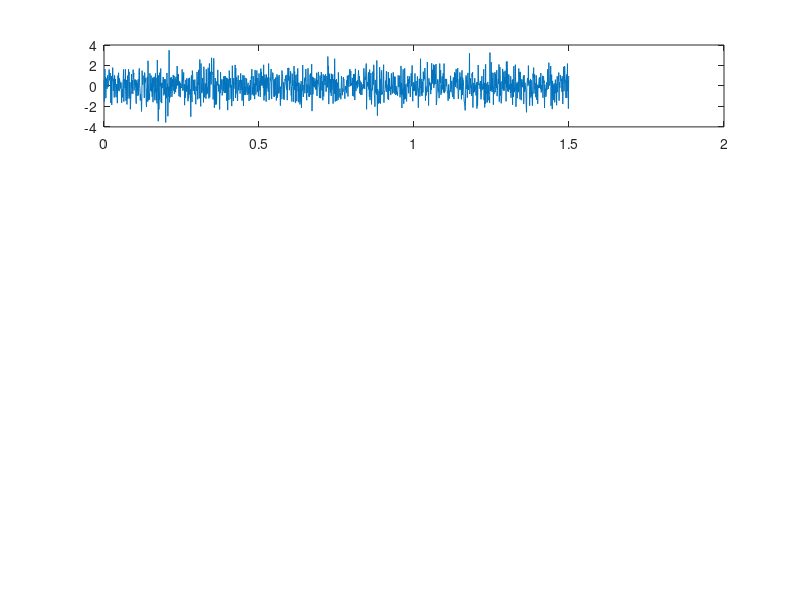
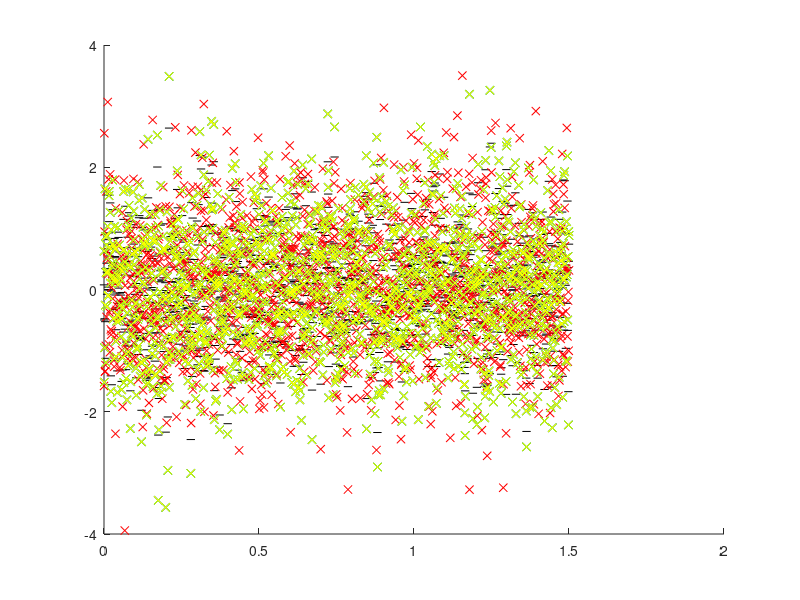
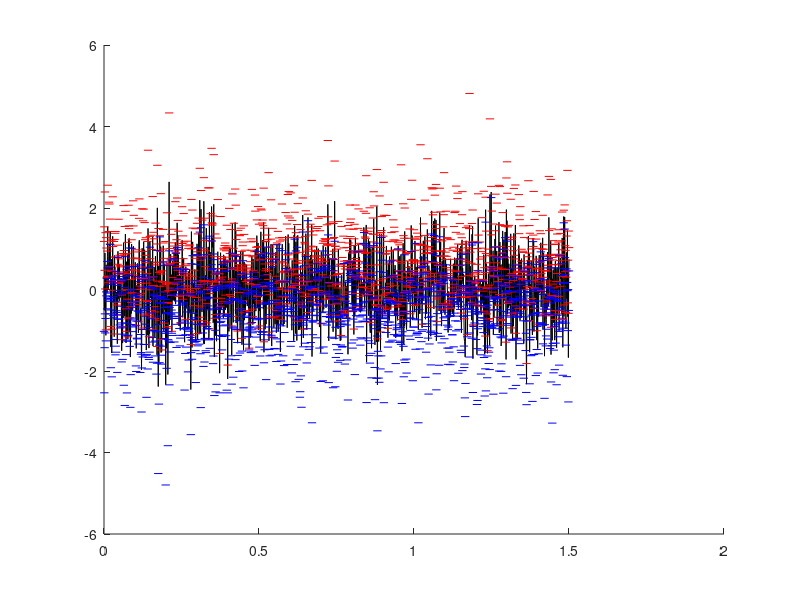

Write MATLAB code to recreate these figures, in order. (Note: this script raises an error after producing the figures.)
%% 1 

TMinutes=15
T=TMinutes*60

Fs=1000
delta_t=1/Fs

N=Fs*T





% a

ST=0:delta_t:T;
ST=ST(1:length(ST)-1)';
largo=length(ST);
SD=randn(1,N)';



% b, c, d


ind_start=largo*0.2

STEvents=([ind_start ind_start+(Fs*60) ind_start+(Fs*60*2) ind_start+(Fs*60*3)])'
STSeg1=[ST(STEvents(1):STEvents(1)+(Fs*1.5)) SD(STEvents(1):STEvents(1)+(Fs*1.5))]
STSeg1_1=[STSeg1(:,1)-STSeg1(1,1) STSeg1(:,2)]

STEvents=([ind_start ind_start+(Fs*60) ind_start+(Fs*60*2) ind_start+(Fs*60*3)])'
STSeg2=[ST(STEvents(2):STEvents(2)+(Fs*1.5)) SD(STEvents(2):STEvents(2)+(Fs*1.5))]
STSeg2_1=[STSeg2(:,1)-STSeg2(1,1) STSeg2(:,2)]

STEvents=([ind_start ind_start+(Fs*60) ind_start+(Fs*60*2) ind_start+(Fs*60*3)])'
STSeg3=[ST(STEvents(2):STEvents(2)+(Fs*1.5)) SD(STEvents(2):STEvents(2)+(Fs*1.5))]
STSeg3_1=[STSeg3(:,1)-STSeg3(1,1) STSeg3(:,2)]

STEvents=([ind_start ind_start+(Fs*60) ind_start+(Fs*60*2) ind_start+(Fs*60*3)])'
STSeg4=[ST(STEvents(2):STEvents(2)+(Fs*1.5)) SD(STEvents(2):STEvents(2)+(Fs*1.5))]
STSeg4_1=[STSeg4(:,1)-STSeg4(1,1) STSeg4(:,2)]

% c 


figure;
hold on
subplot(4,1,1)
plot(STSeg1_1(:,1),STSeg1_1(:,2))
plot(STSeg2_1(:,1),STSeg2_1(:,2))
plot(STSeg3_1(:,1),STSeg3_1(:,2))
plot(STSeg4_1(:,1),STSeg4_1(:,2))




% e

a=transpose(STSeg1_1(:,2))
b=transpose(STSeg2_1(:,2))
c=transpose(STSeg3_1(:,2))
d=transpose(STSeg4_1(:,2))

STTemp=[a 
        b
        c
        d]
% f
STmedia=mean(STTemp)

% g
STsd=std(STTemp)


% h

figure;
hold on
plot(STSeg1_1(:,1),STmedia,'_k')
plot(STSeg1_1(:,1),STSeg1_1(:,2),'xr')
plot(STSeg1_1(:,1),STSeg2_1(:,2),'xb')
plot(STSeg1_1(:,1),STSeg3_1(:,2),'xg')
plot(STSeg1_1(:,1),STSeg4_1(:,2),'xy')

% i


figure;
hold on
plot(STSeg1_1(:,1),STmedia,'k')
plot(STSeg1_1(:,1),STmedia+STsd,'_r')
plot(STSeg1_1(:,1),STmedia-STsd,'_b')


%% 2

clear all;
load('Example_LFP_Data.mat')


% a

T_p2=length(lfp_raw)/1000
delta_t_p2=1/Fs
ST_p2=0:delta_t_p2:T_p2;
ST_p2=ST_p2(1:length(ST_p2)-1)
ST_p2=ST_p2-(ST_p2(1))
ST_p2=(ST_p2)'



% b 

tiempo_graficar=0.7;
tiempo_graficar_ms=tiempo_graficar*1000;
start_serie=454;
end_serie=start_serie+(tiempo_graficar*Fs); % revisar porque con otra frecuencia no funciona

ind=[start_serie end_serie];

figure;
hold on;
plot(ST_p2(ind(1):ind(2)),lfp_raw(ind(1):ind(2)));

epocas = start_serie


% e 
ST_p2_500=downsample(ST_p2,2)  % ? ocupar Fs
ST_p2_100=downsample(ST_p2,10) % ?

lfp_raw_p2_500=downsample(lfp_raw,2)  % ? ocupar Fs
lfp_raw_p2_100=downsample(lfp_raw,10) % ?

Fs_500=500
Fs_100=100





%  f
tiempo_graficar_e=3.0;
start_serie_e=1;
end_serie_e=start_serie_e+(tiempo_graficar_e*Fs_500); % revisar porque con otra frecuencia no funciona
ind_e_500=[start_serie_e end_serie_e];
end_serie_e=start_serie_e+(tiempo_graficar_e*Fs_100); % revisar porque con otra frecuencia no funciona
ind_e_100=[start_serie_e end_serie_e];
end_serie_o=start_serie_e+(tiempo_graficar_e*Fs); % revisar porque con otra frecuencia no funciona
ind_e_1000=[start_serie_e end_serie_o];



figure;

% hold on
subplot(3,1,1)
plot(ST_p2(ind_e_1000(1):ind_e_1000(2)),lfp_raw(ind_e_1000(1):ind_e_1000(2)));
subplot(3,1,2)
plot(ST_p2_100(ind_e_100(1):ind_e_100(2)),lfp_raw_p2_100(ind_e_100(1):ind_e_100(2)));
subplot(3,1,3)
plot(ST_p2_500(ind_e_500(1):ind_e_500(2)),lfp_raw_p2_500(ind_e_500(1):ind_e_500(2)));


% g 


pos77=events(77)
pos78=events(78)
pos79=events(79)


ind_e_77=[pos77-100  pos77+250-1]
ind_e_78=[pos78-100  pos78+250-1]
ind_e_79=[pos79-100  pos79+250-1]



t=0:350-1
t=t/1000
t=t-0.1


figure;

hold on;
plot(t,lfp_raw(ind_e_77(1):ind_e_77(2)));
plot(t,lfp_raw(ind_e_78(1):ind_e_78(2)));
plot(t,lfp_raw(ind_e_79(1):ind_e_79(2)));

%h

ba_s=[0.2 0.2]
ba_samples=ba_s*Fs
%epoch=[];
M=nan(ba_samples(1)+ba_samples(2)+1,numel(events));
for i=1:numel(events)

    epoch=lfp_raw(events(i)-ba_samples(1):events(i)+ba_samples(2));
    M(:,i)=epoch;
end
% i

ti=0:ba_samples(1)+ba_samples(2);
ti=ti-ba_samples(1);
ti=ti/Fs;
epochs_list=1:length(M);
figure;
imagesc(ti,epochs_list,M')
%figure;
%pcolor(M'); shading flat



% j 

M_mean=mean(M');

%t_j=0:400
%t_j=(t_j)/Fs

ba_s_j=[0.05 0.25] % tiempo antes y despues en segundo
ba_samples_j=ba_s_j*Fs % convertir a muestras


M=nan(ba_samples_j(1)+ba_samples_j(2)+1,100); % prealocar la matriz numero eventos por muestras
for i=1:100

    epoch=lfp_raw(events(i)-ba_samples_j(1):events(i)+ba_samples_j(2));
    M(:,i)=epoch;
end
% i
M_mean=mean(M');
t_j=0:300
t_j=(t_j)/Fs

%t_j=0:300-1
%t_j=t/1000
t_j=t_j-0.05
%id_j=[ ]

figure;
plot(t_j,M_mean)

plot()